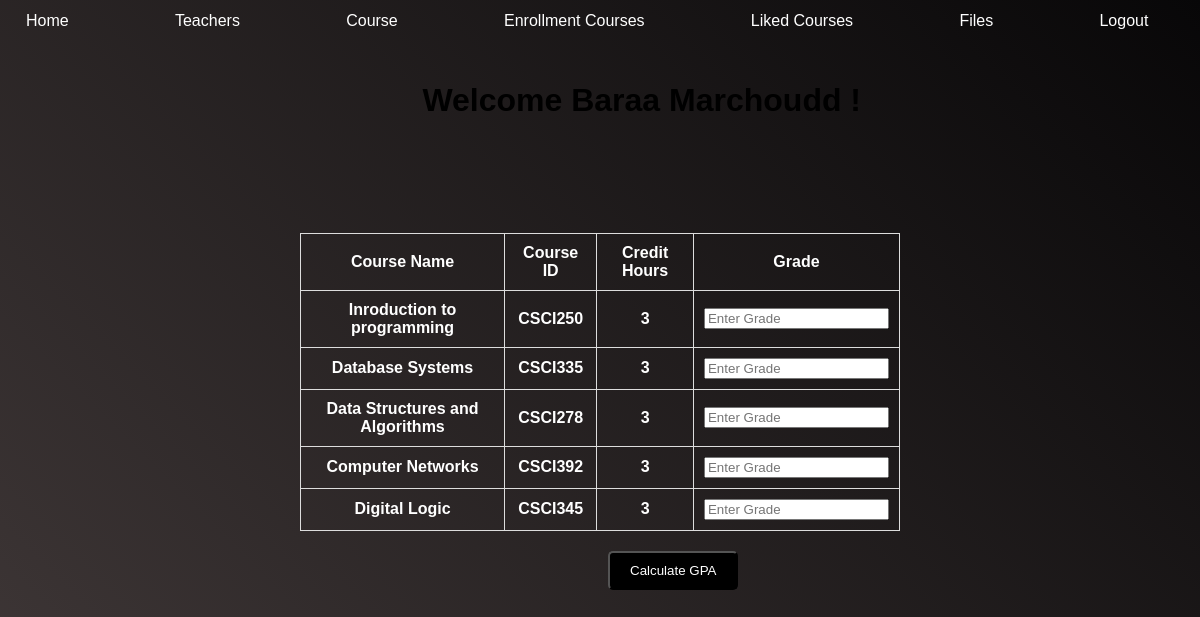
Page /student/student_home.php (signed in) on the committed database.
### tables this page shows
CREATE TABLE `course` (
  `id` varchar(30) NOT NULL,
  `name` varchar(50) NOT NULL,
  `teacher_id` int(11) NOT NULL,
  `description` varchar(500) NOT NULL,
  `credit_hour` int(2) NOT NULL
);

### student/student_home.php (the view, shortened to what this page needs)
<!DOCTYPE html>
<html>
<head>
  <link rel="stylesheet" href="stdd_style.css">
</head>
<body>
  <div class="menu">
    <button><a href="student_home.php">Home</a></button>
    <button><a href="teacher.php">Teachers</a></button>
    <button><a href="courses.php">Course</a></button>
    <button><a href="enrollment_course.php">Enrollment Courses</a></button>
    <button><a href="liked_course.php">Liked Courses</a></button>
    <button><a href="uploaded_files.php">Files</a></button>
    <button><a href="logout.php">Logout</a></button>
  </div>
  <br>
  <h1>Welcome <?php  echo$_SESSION['names'] ?> !</h1>
  <br><br><br><br>
<form method="POST" action="">
    <?php
     include '../connection.php';
     $studentId = $_SESSION['ids'];
     $enrolledCoursesQuery = "SELECT c.id, c.name, c.credit_hour
             FROM enrollments_courses ec
             JOIN course c ON c.id = ec.course_id
             WHERE ec.student_id = '$studentId'";
            $enrolledCoursesResult = mysqli_query($conn, $enrolledCoursesQuery);
     echo "<table>";
     echo "<tr><th>Course Name</th><th>Course ID</th><th>Credit Hours</th><th>Grade</th></tr>";
     while ($courseRow = mysqli_fetch_array($enrolledCoursesResult)) {
         echo "<tr>";
         echo "<td>" . $courseRow["name"] . "</td>";
         echo "<td>" . $courseRow["id"] . "</td>";
         echo "<td>" . $courseRow["credit_hour"] . "</td>";
         echo "<td><input type='text' name='grade[]' class = 'grade-button'placeholder='Enter Grade' required></td>";
         echo "</tr>";
     }
     echo "</table>";
     ?>
    <input type="submit" class="button" name="calculate_gpa" id="calc" value="Calculate GPA">
</form>
</body>
</html>

### student/stdd_style.css (style rules this page uses)
body { font-family: sans-serif; background: linear-gradient(45deg, #413939, #080708); }
.menu { display: flex; justify-content: space-between; color: white; padding: 12px; width: 97.5%; margin-top: -9px; }
.menu a { color: rgb(255, 255, 255); text-decoration: none; }
.menu button { background-color: transparent; border: none; color: rgb(221, 12, 12); cursor: pointer; font-size: 16px; margin-right: 20px; }
h1 { margin-left: 35%; }
table { border-collapse: collapse; width: 100%; max-width: 600px; margin: 20px auto; border: 1px solid #ddd; }
table th, table td { padding: 10px; text-align: center; border: 1px solid #ddd; font-weight: bold; color: white; }
.button { display: inline-block; padding: 10px 20px; background: black; color: #fff; text-decoration: none; border-radius: 5px; transition: background-color 0.3s ease-in-out; }
#calc { margin-left: 600px; }

### student/student_home.php (style rules this page uses)
body { height: 100vh; }

### rows in the picture
course: name "Inroduction to programming", id "CSCI250", credit_hour "3"
course: name "Database Systems", id "CSCI335", credit_hour "3"
course: name "Data Structures and Algorithms", id "CSCI278", credit_hour "3"
course: name "Computer Networks", id "CSCI392", credit_hour "3"
course: name "Digital Logic", id "CSCI345", credit_hour "3"

### other values in the picture
$_SESSION['names'] "Baraa Marchoudd"
